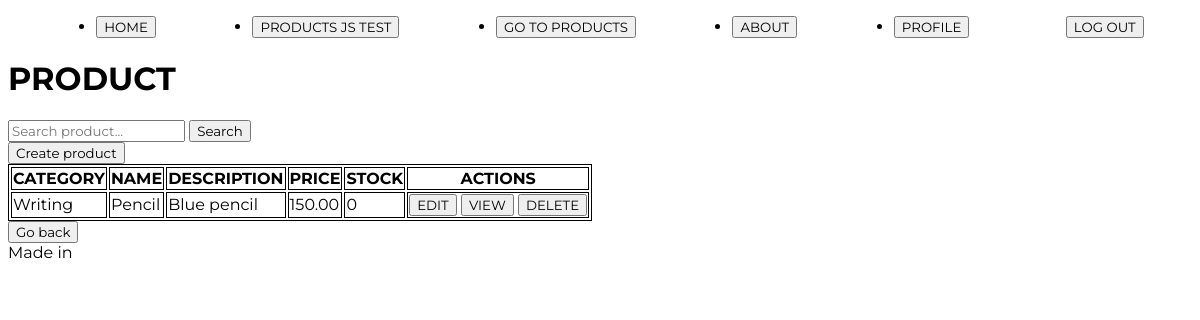
Before: /product/product/list (signed in) with the older database file.
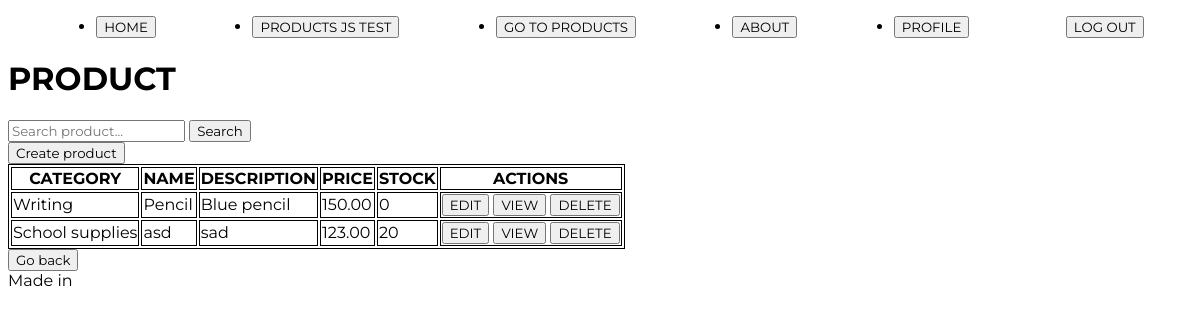
After: the same page with the newer database file.
### product/models.py (models this page shows, shortened)
class Product(models.Model):
    category=models.ForeignKey(Category, on_delete=models.CASCADE, null=True, blank=True, verbose_name='category')
    name = models.CharField(max_length=150, db_index=True) #facilita la búsqueda en la BD
    description = models.TextField(blank=True, null=True, verbose_name='Description') #blank: el campo puede dejarse vacío cuando es True
    price = models.DecimalField(max_digits=10, decimal_places=2)
    stock = models.PositiveIntegerField()
    class Meta: #Se utiliza para definir opciones de configuración adicionales de un modelo
        unique_together = ('category', 'name') #la combinación de los campos debe ser única en la BD
        verbose_name = 'Product' #Define el nombre singular legible del modelo (también usado en el panel de ADMIN)
        verbose_name_plural = 'Products' #Define el nombre plurar legible del modelo (también usado en el panel de ADMIN)

class Category(models.Model):
    name = models.CharField(max_length=255, unique=True)
    description = models.TextField(blank=True, null=True, verbose_name='Description')
    def __str__(self):
        return self.name
    class Meta:
        verbose_name = 'Product categories'

### product/views_models/product.py (the view)
# urls.py: path('product/list', product.ProductListView.as_view(), name='product_list'),
class ProductListView(ListView):
    model = models.Product
    template_name = 'product/Product_crud/product_list.html'
    def get_queryset(self):
        search = self.request.GET.get('search')
        if search:
            queryset = models.Product.objects.filter(name__icontains=search)
        else:
            queryset = models.Product.objects.all()
        return queryset

### product/templates/product/Product_crud/product_list.html
{% extends 'core/base.html' %}
{% block content %}
<h1>PRODUCT</h1>
<form action="" method="get">
    <input type="text" name="search" id="" placeholder="Search product...">
    <button type="submit">Search</button>
</form>
<a href="{% url 'product:product_create' %}">
    <button>Create product</button>
</a>
<table class="tablaPrueba">
    <thead>
        <tr>
            <th>CATEGORY</th>
            <th>NAME</th>
            <th>DESCRIPTION</th>
            <th>PRICE</th>
            <th>STOCK</th>
            <th>ACTIONS</th>
        </tr>
    </thead>
    <tbody>
        {% for product in object_list %}
        <tr>
            <td> {{ product.category }}</td>
            <td> {{ product.name }}</td>
            <td> {{ product.description }}</td>
            <td> {{ product.price }}</td>
            <td> {{ product.stock }}</td>
            <td>
                <a href="{% url 'product:product_update' product.id %}">
                    <button>EDIT</button></a>
                <a href="{% url 'product:product_detail' product.id %}">
                    <button>VIEW</button></a>
                <a href="{% url 'product:product_delete' product.id %}">
                    <button>DELETE</button></a>
            </td>
        </tr>
        {% empty %}
        <tr>
            <td>No data available</td>
        </tr>
        {% endfor %}
    </tbody>
</table>
<a href="{% url 'product:index' %}"><button>Go back</button></a>
{% endblock content %}

Changed rows visible on the page:
added Product: category "School supplies", name "asd", description "sad", price "123.00", stock "20"
